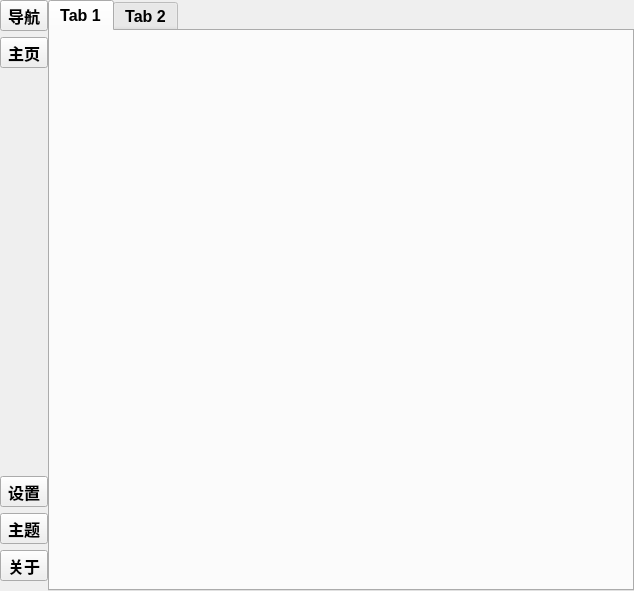
<?xml version="1.0" encoding="UTF-8"?>
<ui version="4.0">
 <class>MainWindow</class>
 <widget class="QMainWindow" name="MainWindow">
  <property name="geometry">
   <rect>
    <x>0</x>
    <y>0</y>
    <width>634</width>
    <height>591</height>
   </rect>
  </property>
  <property name="font">
   <font>
    <pointsize>12</pointsize>
    <bold>true</bold>
   </font>
  </property>
  <property name="windowTitle">
   <string>CH347-QT</string>
  </property>
  <widget class="QWidget" name="centralwidget">
   <layout class="QGridLayout" name="gridLayout" rowstretch="0" columnstretch="0,1">
    <property name="leftMargin">
     <number>0</number>
    </property>
    <property name="topMargin">
     <number>0</number>
    </property>
    <property name="rightMargin">
     <number>0</number>
    </property>
    <property name="bottomMargin">
     <number>0</number>
    </property>
    <property name="spacing">
     <number>0</number>
    </property>
    <item row="0" column="1">
     <widget class="QWidget" name="tabwidget_outline_widget" native="true">
      <layout class="QGridLayout" name="gridLayout_2">
       <property name="leftMargin">
        <number>0</number>
       </property>
       <property name="topMargin">
        <number>0</number>
       </property>
       <property name="rightMargin">
        <number>0</number>
       </property>
       <property name="bottomMargin">
        <number>0</number>
       </property>
       <item row="0" column="0">
        <widget class="QTabWidget" name="tabWidget">
         <property name="iconSize">
          <size>
           <width>32</width>
           <height>32</height>
          </size>
         </property>
         <widget class="QWidget" name="tab">
          <attribute name="title">
           <string>Tab 1</string>
          </attribute>
         </widget>
         <widget class="QWidget" name="tab_2">
          <attribute name="title">
           <string>Tab 2</string>
          </attribute>
         </widget>
        </widget>
       </item>
      </layout>
     </widget>
    </item>
    <item row="0" column="0">
     <widget class="QWidget" name="tabbar_widget" native="true">
      <layout class="QVBoxLayout" name="verticalLayout">
       <property name="leftMargin">
        <number>0</number>
       </property>
       <property name="topMargin">
        <number>0</number>
       </property>
       <property name="rightMargin">
        <number>0</number>
       </property>
       <property name="bottomMargin">
        <number>10</number>
       </property>
       <item>
        <widget class="QToolButton" name="tabbar_nav_btn">
         <property name="sizePolicy">
          <sizepolicy hsizetype="Preferred" vsizetype="Preferred">
           <horstretch>0</horstretch>
           <verstretch>0</verstretch>
          </sizepolicy>
         </property>
         <property name="text">
          <string>导航</string>
         </property>
         <property name="iconSize">
          <size>
           <width>32</width>
           <height>32</height>
          </size>
         </property>
         <property name="checkable">
          <bool>true</bool>
         </property>
         <property name="toolButtonStyle">
          <enum>Qt::ToolButtonTextBesideIcon</enum>
         </property>
        </widget>
       </item>
       <item>
        <widget class="QToolButton" name="tabbar_home_btn">
         <property name="sizePolicy">
          <sizepolicy hsizetype="Preferred" vsizetype="Preferred">
           <horstretch>0</horstretch>
           <verstretch>0</verstretch>
          </sizepolicy>
         </property>
         <property name="text">
          <string>主页</string>
         </property>
         <property name="iconSize">
          <size>
           <width>32</width>
           <height>32</height>
          </size>
         </property>
         <property name="checkable">
          <bool>true</bool>
         </property>
         <property name="toolButtonStyle">
          <enum>Qt::ToolButtonTextBesideIcon</enum>
         </property>
        </widget>
       </item>
       <item>
        <spacer name="verticalSpacer">
         <property name="orientation">
          <enum>Qt::Vertical</enum>
         </property>
         <property name="sizeHint" stdset="0">
          <size>
           <width>20</width>
           <height>40</height>
          </size>
         </property>
        </spacer>
       </item>
       <item>
        <widget class="QToolButton" name="tabbar_setting_btn">
         <property name="sizePolicy">
          <sizepolicy hsizetype="Preferred" vsizetype="Preferred">
           <horstretch>0</horstretch>
           <verstretch>0</verstretch>
          </sizepolicy>
         </property>
         <property name="text">
          <string>设置</string>
         </property>
         <property name="iconSize">
          <size>
           <width>32</width>
           <height>32</height>
          </size>
         </property>
         <property name="checkable">
          <bool>true</bool>
         </property>
         <property name="toolButtonStyle">
          <enum>Qt::ToolButtonTextBesideIcon</enum>
         </property>
        </widget>
       </item>
       <item>
        <widget class="QToolButton" name="tabbar_theme_btn">
         <property name="sizePolicy">
          <sizepolicy hsizetype="Preferred" vsizetype="Preferred">
           <horstretch>0</horstretch>
           <verstretch>0</verstretch>
          </sizepolicy>
         </property>
         <property name="text">
          <string>主题</string>
         </property>
        </widget>
       </item>
       <item>
        <widget class="QToolButton" name="tabbar_about_btn">
         <property name="sizePolicy">
          <sizepolicy hsizetype="Preferred" vsizetype="Preferred">
           <horstretch>0</horstretch>
           <verstretch>0</verstretch>
          </sizepolicy>
         </property>
         <property name="text">
          <string>关于</string>
         </property>
         <property name="iconSize">
          <size>
           <width>32</width>
           <height>32</height>
          </size>
         </property>
         <property name="checkable">
          <bool>true</bool>
         </property>
         <property name="toolButtonStyle">
          <enum>Qt::ToolButtonTextBesideIcon</enum>
         </property>
        </widget>
       </item>
      </layout>
     </widget>
    </item>
   </layout>
  </widget>
  <widget class="QMenuBar" name="menubar">
   <property name="geometry">
    <rect>
     <x>0</x>
     <y>0</y>
     <width>634</width>
     <height>21</height>
    </rect>
   </property>
  </widget>
 </widget>
 <resources/>
 <connections/>
</ui>
